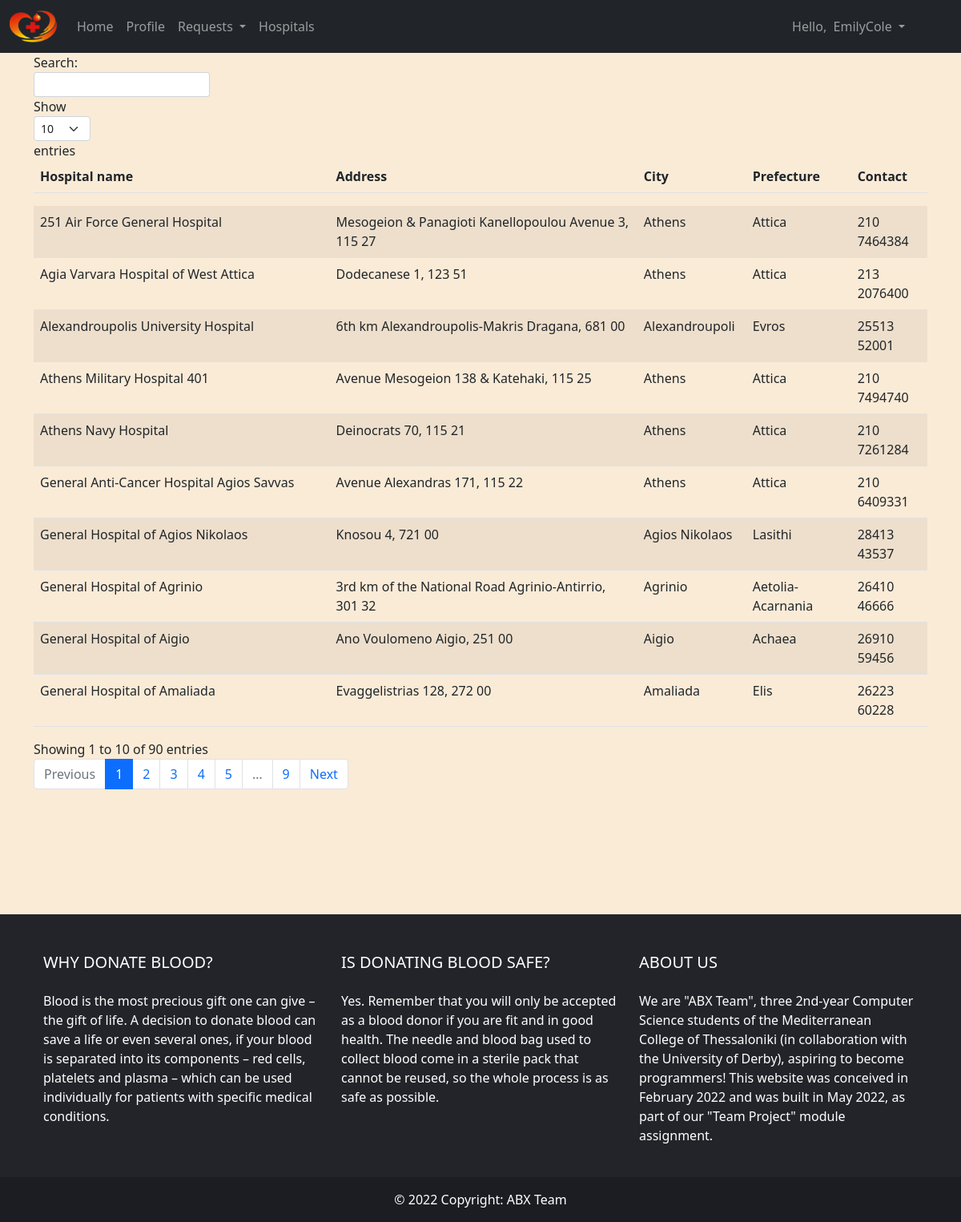
Screenshot of /Hospital.php (signed in) with the database file from the repository.
### tables this page shows
CREATE TABLE `HOSPITAL` (
  `Hospital_ID` int(11) NOT NULL,
  `Hospital_Name` varchar(80) NOT NULL,
  `Hospital_Address` varchar(80) NOT NULL,
  `Hospital_City` varchar(50) NOT NULL,
  `Hospital_Prefecture` varchar(50) NOT NULL,
  `Donation_Service_Phone` varchar(20) NOT NULL
);

### WebPagesAndButtons/hospitalsPage.php (the view, shortened to what this page needs)
<?php
include_once ('dbConnect.php');
$queryHospitalTable = mysqli_query ($conn, "select Hospital_Name, Hospital_Address, Hospital_City, Hospital_Prefecture, Donation_Service_Phone
                                            from HOSPITAL;");
$arrayHospitalTable = array();
while ($helperArray = mysqli_fetch_assoc ($queryHospitalTable))
{
    array_push($arrayHospitalTable, $helperArray);
}
echo '<div class="container">
        <table id="HospitalsTable" class="table table-striped" style="width:100%">
            <thead>
                <tr>
                    <th>Hospital name</th>
                    <th>Address</th>
                    <th>City</th>
                    <th>Prefecture</th>
                    <th>Contact</th>
                </tr>
            </thead>
            <tbody>';
for ($i = 0; $i < (count($arrayHospitalTable)); $i += 1)
{
  echo '<tr>
            <td>' . $arrayHospitalTable[$i] ['Hospital_Name'] . '</td>
            <td>' . $arrayHospitalTable[$i] ['Hospital_Address'] . '</td>
            <td>' . $arrayHospitalTable[$i] ['Hospital_City'] . '</td>
            <td>' . $arrayHospitalTable[$i] ['Hospital_Prefecture'] . '</td>
            <td>' . $arrayHospitalTable[$i] ['Donation_Service_Phone'] . '</td>
        </tr>';
}
echo '  </tbody>
        </table>
        </div>';
?>

### css/Style.css (style rules this page uses)
body { background-color: antiquewhite; }

### rows the page displays
hospital: Hospital_Name "General Hospital of Agios Nikolaos", Hospital_Address "Knosou 4, 721 00", Hospital_City "Agios Nikolaos", Hospital_Prefecture "Lasithi", Donation_Service_Phone "28413 43537"
hospital: Hospital_Name "General Hospital of Agrinio", Hospital_Address "3rd km of the National Road Agrinio-Antirrio, 301 32", Hospital_City "Agrinio", Hospital_Prefecture "Aetolia-Acarnania", Donation_Service_Phone "26410 46666"
hospital: Hospital_Name "General Hospital of Aigio", Hospital_Address "Ano Voulomeno Aigio, 251 00", Hospital_City "Aigio", Hospital_Prefecture "Achaea", Donation_Service_Phone "26910 59456"
hospital: Hospital_Name "General Hospital of Amaliada", Hospital_Address "Evaggelistrias 128, 272 00", Hospital_City "Amaliada", Hospital_Prefecture "Elis", Donation_Service_Phone "26223 60228"
hospital: Hospital_Name "251 Air Force General Hospital", Hospital_Address "Mesogeion & Panagioti Kanellopoulou Avenue 3, 115 27", Hospital_City "Athens", Hospital_Prefecture "Attica", Donation_Service_Phone "210 7464384"
hospital: Hospital_Name "Athens Navy Hospital", Hospital_Address "Deinocrats 70, 115 21", Hospital_City "Athens", Hospital_Prefecture "Attica", Donation_Service_Phone "210 7261284"
hospital: Hospital_Name "Agia Varvara Hospital of West Attica", Hospital_Address "Dodecanese 1, 123 51", Hospital_City "Athens", Hospital_Prefecture "Attica", Donation_Service_Phone "213 2076400"
hospital: Hospital_Name "General Anti-Cancer Hospital Agios Savvas", Hospital_Address "Avenue Alexandras 171, 115 22", Hospital_City "Athens", Hospital_Prefecture "Attica", Donation_Service_Phone "210 6409331"
hospital: Hospital_Name "Alexandroupolis University Hospital", Hospital_Address "6th km Alexandroupolis-Makris Dragana, 681 00", Hospital_City "Alexandroupoli", Hospital_Prefecture "Evros", Donation_Service_Phone "25513 52001"
hospital: Hospital_Name "Athens Military Hospital 401", Hospital_Address "Avenue Mesogeion 138 & Katehaki, 115 25", Hospital_City "Athens", Hospital_Prefecture "Attica", Donation_Service_Phone "210 7494740"

### other values shown
$_SESSION['username'] "EmilyCole"
